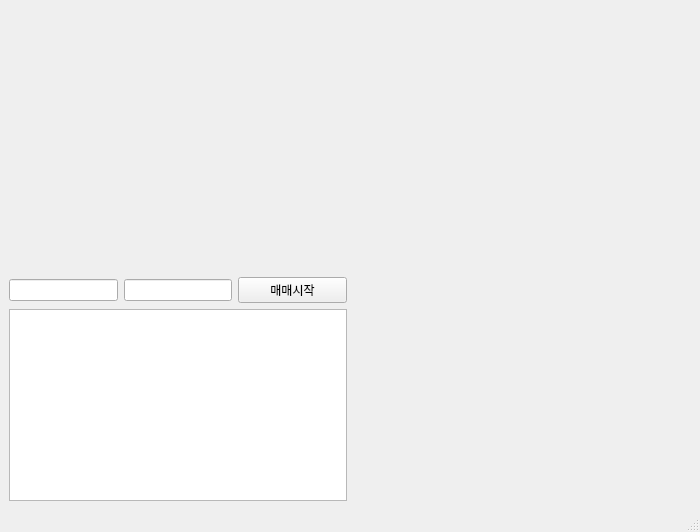
<?xml version="1.0" encoding="UTF-8"?>
<ui version="4.0">
 <class>MainWindow</class>
 <widget class="QMainWindow" name="MainWindow">
  <property name="geometry">
   <rect>
    <x>0</x>
    <y>0</y>
    <width>700</width>
    <height>532</height>
   </rect>
  </property>
  <property name="windowTitle">
   <string>MainWindow</string>
  </property>
  <widget class="QWidget" name="centralwidget">
   <layout class="QGridLayout" name="gridLayout">
    <item row="0" column="0">
     <layout class="QVBoxLayout" name="verticalLayout">
      <item>
       <widget class="OverviewWidget" name="widget_3" native="true">
        <property name="maximumSize">
         <size>
          <width>16777215</width>
          <height>120</height>
         </size>
        </property>
       </widget>
      </item>
      <item>
       <widget class="ChartWidget" name="widget_2" native="true">
        <property name="maximumSize">
         <size>
          <width>16777215</width>
          <height>150</height>
         </size>
        </property>
       </widget>
      </item>
      <item>
       <layout class="QHBoxLayout" name="horizontalLayout_4">
        <item>
         <widget class="QLineEdit" name="apiKey">
          <property name="sizePolicy">
           <sizepolicy hsizetype="Preferred" vsizetype="Fixed">
            <horstretch>0</horstretch>
            <verstretch>0</verstretch>
           </sizepolicy>
          </property>
          <property name="echoMode">
           <enum>QLineEdit::Password</enum>
          </property>
         </widget>
        </item>
        <item>
         <widget class="QLineEdit" name="secKey">
          <property name="sizePolicy">
           <sizepolicy hsizetype="Preferred" vsizetype="Fixed">
            <horstretch>0</horstretch>
            <verstretch>0</verstretch>
           </sizepolicy>
          </property>
          <property name="echoMode">
           <enum>QLineEdit::Password</enum>
          </property>
         </widget>
        </item>
        <item>
         <widget class="QPushButton" name="button">
          <property name="text">
           <string>매매시작</string>
          </property>
         </widget>
        </item>
       </layout>
      </item>
      <item>
       <widget class="QTextEdit" name="textEdit">
        <property name="sizePolicy">
         <sizepolicy hsizetype="Preferred" vsizetype="Preferred">
          <horstretch>0</horstretch>
          <verstretch>0</verstretch>
         </sizepolicy>
        </property>
       </widget>
      </item>
     </layout>
    </item>
    <item row="0" column="1">
     <widget class="OrderbookWidget" name="widget" native="true"/>
    </item>
   </layout>
  </widget>
  <widget class="QMenuBar" name="menubar">
   <property name="geometry">
    <rect>
     <x>0</x>
     <y>0</y>
     <width>700</width>
     <height>21</height>
    </rect>
   </property>
  </widget>
  <widget class="QStatusBar" name="statusbar"/>
 </widget>
 <customwidgets>
  <customwidget>
   <class>OrderbookWidget</class>
   <extends>QWidget</extends>
   <header>orderbook</header>
   <container>1</container>
  </customwidget>
  <customwidget>
   <class>OverviewWidget</class>
   <extends>QWidget</extends>
   <header>overview</header>
   <container>1</container>
  </customwidget>
  <customwidget>
   <class>ChartWidget</class>
   <extends>QWidget</extends>
   <header>chart</header>
   <container>1</container>
  </customwidget>
 </customwidgets>
 <resources/>
 <connections/>
</ui>
